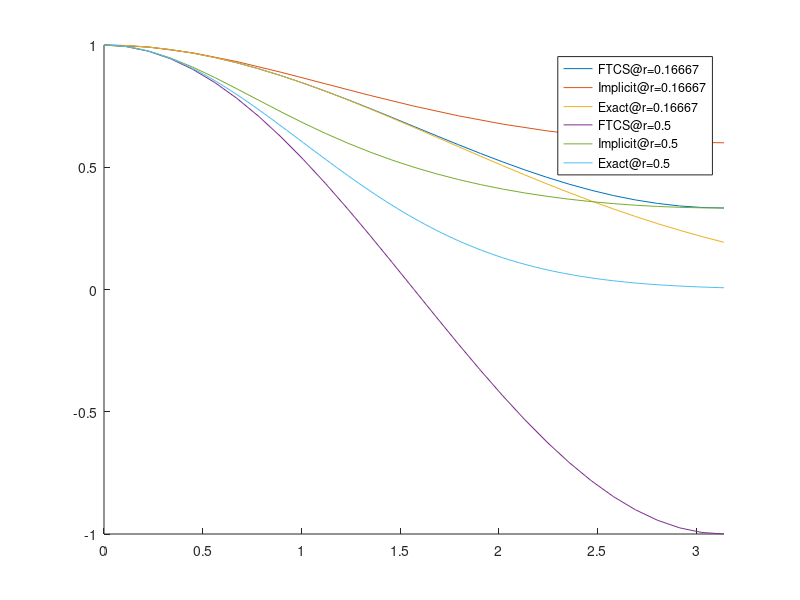

Reproduce this figure in MATLAB.
clc; clear all; hold on;
amp{1} = {@(kdx, r) 1 - 4*r*sin(kdx/2)^2; 'FTCS'};
amp{2} = {@(kdx, r) 1 / (1 + 4*r*sin(kdx/2)^2); 'Implicit'};
amp{3} = {@(kdx, r) exp(-r*kdx^2); 'Exact'};

legend_data = {};
counter = 1;
for r=[1/6 1/2]
	for f=1:3
		func = @(kdx) amp{f}{1}(kdx, r);
		name = amp{f}{2};
		legend_data{counter} = [name '@r=' num2str(r)];
		counter = counter + 1;
		fplot(func, [0, pi]);
	end
end
legend(legend_data);
